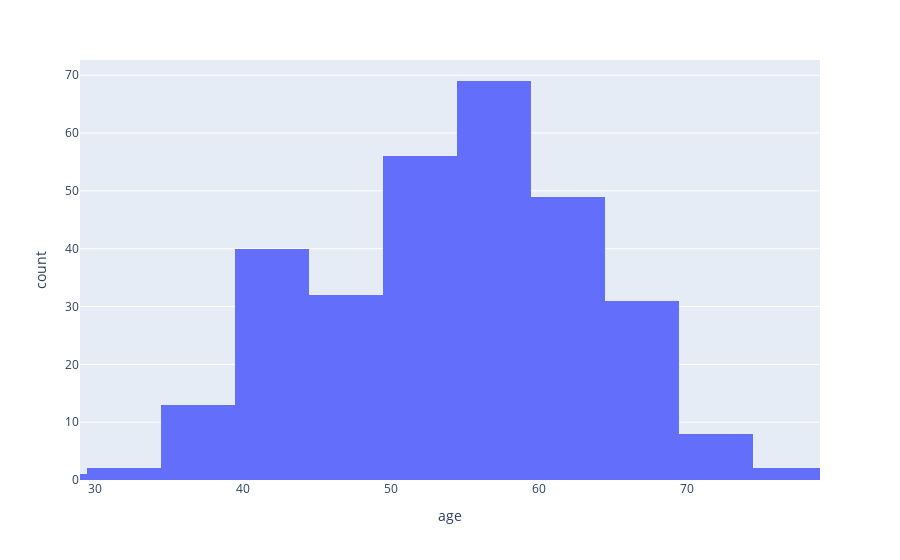

The notebook cell this image was saved under:
### Markdown cell above
**2-) Age Histogram**

### Code cell
fig = px.histogram(data, x="age",range_x=[29,79],nbins=10)
fig.show()

### Figure 1 — Plotly figure (JSON) as saved in the notebook; plotly's stock layout.template omitted (floating-point values rounded to 4 significant figures; data arrays with more than 128 entries replaced by an {"elided": "..."} marker saying what was removed)
{"data": [{"alignmentgroup": "True", "bingroup": "x", "hovertemplate": "age=%{x}<br>count=%{y}<extra></extra>", "legendgroup": "", "marker": {"color": "#636efa"}, "name": "", "nbinsx": 10, "offsetgroup": "", "orientation": "v", "showlegend": false, "type": "histogram", "x": {"elided": "303 int values"}, "xaxis": "x", "yaxis": "y"}], "layout": {"barmode": "relative", "legend": {"tracegroupgap": 0}, "margin": {"t": 60}, "xaxis": {"anchor": "y", "domain": [0, 1], "range": [29, 79], "title": {"text": "age"}}, "yaxis": {"anchor": "x", "domain": [0, 1], "title": {"text": "count"}}}}
